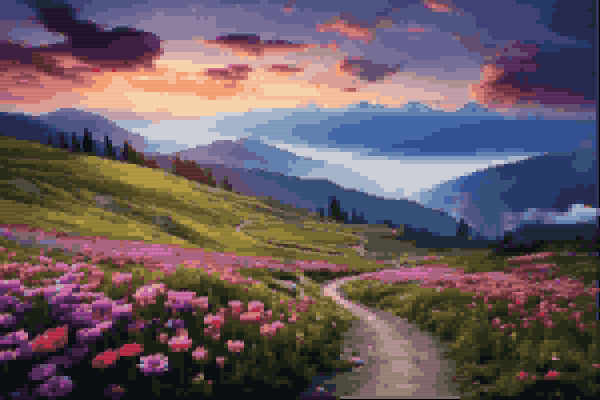
#> input picture Website/compression/compressed_image.png, 600 x 400 px
$ python uniformquantizer.py
#> lines starting #> are read from the running program, lines starting #| are printed output that depends on the picture; long printed decimals are rounded
import numpy as np
from PIL import Image
import matplotlib.pyplot as plt
import os

class ImageQuantization:
    def __init__(self, image_path, num_levels=16):
        self.image_path = image_path
        self.num_levels = num_levels
        self.image = self.load_image()
        self.image_array = np.array(self.image)
        self.quantized_image = None
        self.decompressed_image = None
        self.step_size = None

    def load_image(self):
        """
        Load the image and handle invalid paths or formats.
        """
        try:

            if not os.path.isfile(self.image_path):
                raise FileNotFoundError("The provided image path does not exist.")

            valid_formats = ['.jpg', '.jpeg', '.png']
            if not any(self.image_path.lower().endswith(ext) for ext in valid_formats):
                raise ValueError("The image format is not supported. Please use JPEG, JPG, or PNG.")

            # Open the image
            image = Image.open(self.image_path)
            return image

        except (FileNotFoundError, ValueError) as e:
            print(f"Error loading image: {e}")
            raise

    def uniform_quantization(self, output_path):
        """
        Perform uniform quantization on the image and save the quantized image.
        """
        image = np.asarray(self.image, dtype=np.float32)
        img_min, img_max = np.min(image), np.max(image)
        self.step_size = (img_max - img_min) / self.num_levels
        self.quantized_image = np.floor((image - img_min) / self.step_size) * self.step_size + img_min

        # Save the quantized image to the specified output path
        quantized_img = Image.fromarray(self.quantized_image.astype(np.uint8))
        quantized_img.save(output_path)
        print(f"Quantized image saved to {output_path}")
        return output_path

    def decompress_image(self, output_path):
        """
        Decompress the quantized image and save the decompressed image.
        """
        self.decompressed_image = self.quantized_image + (self.step_size / 2)
        decompressed_img = np.clip(self.decompressed_image, 0, 255).astype(np.uint8)

        # Save the decompressed image to the specified output path
        decompressed_img = Image.fromarray(decompressed_img)
        decompressed_img.save(output_path)
        print(f"Decompressed image saved to {output_path}")
        return output_path

    def calculate_mse(self):
        """
        Calculate the Mean Squared Error between the original and decompressed images.
        """
        return np.mean((self.image_array - self.decompressed_image) ** 2)

    def compression_rate(self):
        """
        Calculate the compression rate of the quantized image.
        """
        original_size = self.image_array.size * self.image_array.itemsize
        quantized_size = self.quantized_image.size * self.quantized_image.itemsize
        return original_size / quantized_size

    def display_images(self):
        """
        Display the original, quantized, and decompressed images.
        """
        plt.figure(figsize=(15, 5))
        plt.subplot(1, 3, 1)
        plt.title("Original Image")
        plt.imshow(self.image_array, cmap="gray")
        plt.axis("off")

        plt.subplot(1, 3, 2)
        plt.title("Quantized Image")
        quantized_display = np.clip(self.quantized_image, 0, 255).astype(np.uint8)
        plt.imshow(quantized_display, cmap="gray")
        plt.axis("off")

        plt.subplot(1, 3, 3)
        plt.title("Dequantized Image")
        decompressed_display = np.clip(self.decompressed_image, 0, 255).astype(np.uint8)
        plt.imshow(decompressed_display, cmap="gray")
        plt.axis("off")
        plt.tight_layout()
        plt.show()

    def quanty (self):
        image_path = self.image_path

        compressed_path = "quantized_image.jpg"
        decompressed_path = "dequantized_image.jpg"


        num_levels = self.num_levels

        # instance of ImageQuantization
        quantizer = ImageQuantization(image_path, num_levels)

        compressed_file = quantizer.uniform_quantization(compressed_path)
        decompressed_file = quantizer.decompress_image(decompressed_path)
        return compressed_file , decompressed_file


if __name__ == "__main__":
    try:
        image_path = input("Enter the path to the image: ").strip()
#> the answer given: compressed_image.png

        compressed_path = "quantized_image.png"
        decompressed_path = "dequantized_image.png"


        num_levels = int(input("Enter the number of quantization levels: "))
#> the answer given: 3

        # instance of ImageQuantization
        quantizer = ImageQuantization(image_path, num_levels)
#> in load_image, image is the input picture: PIL image 600x400 RGB; mean R, G, B 104, 89.3, 96.7


        quantizer.uniform_quantization(compressed_path)
#> in uniform_quantization, `img_min, img_max = np.min(image), np.max(image)`: img_min = 0; img_max = 248
#> in uniform_quantization, `self.step_size = (img_max - img_min) / self.num_levels`: self.step_size = 82.67
#> in uniform_quantization, `self.quantized_image = np.floor((image - img_min) / self.step_size) * ..`:
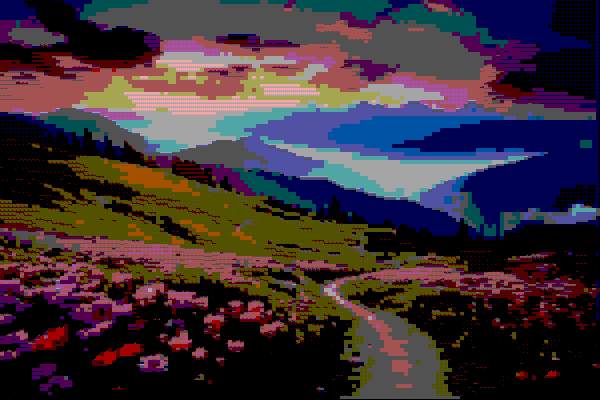
#> self.quantized_image: shape (400, 600, 3) float32; mean R, G, B 61.5, 48, 55.8
        quantizer.decompress_image(decompressed_path)
#> in decompress_image, `decompressed_img = np.clip(self.decompressed_image, 0, 255).astype(np...`:
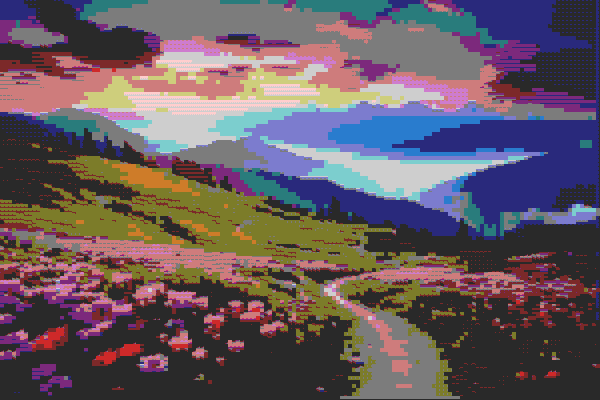
#> decompressed_img: shape (400, 600, 3); mean R, G, B 102.2, 89.1, 96.9

        mse = quantizer.calculate_mse()
#> mse = 525
        compression_rate = quantizer.compression_rate()
#> in compression_rate, `original_size = self.image_array.size * self.image_array.itemsize`: original_size = 720000
#> in compression_rate, `quantized_size = self.quantized_image.size * self.quantized_image.item..`: quantized_size = 2880000
#> compression_rate = 0.25

        print(f"Step Size: {quantizer.step_size}")
#| Step Size: 82.667
        print(f"Compression Rate: {compression_rate:.2f}")
#| Compression Rate: 0.25
        print(f"Mean Squared Error (MSE): {mse:.2f}")
#| Mean Squared Error (MSE): 524.99

        quantizer.display_images()
#> in display_images, `plt.show()`:
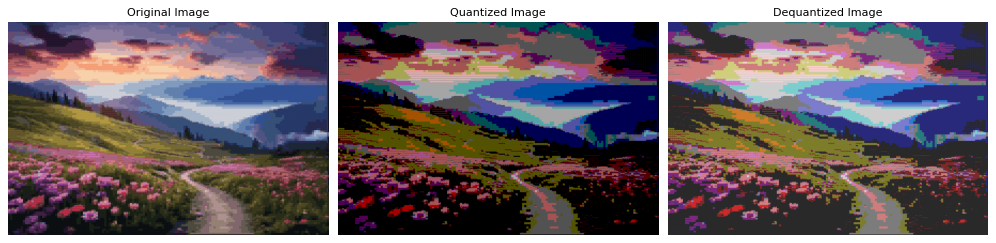
#> figure drawn by matplotlib, 3 panels

    except Exception as e:
        print(f"An error occurred: {e}")
